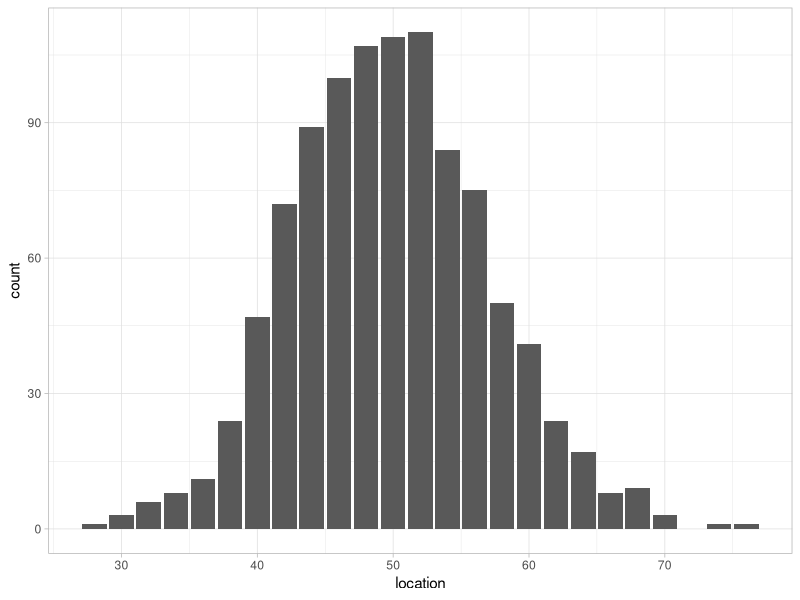
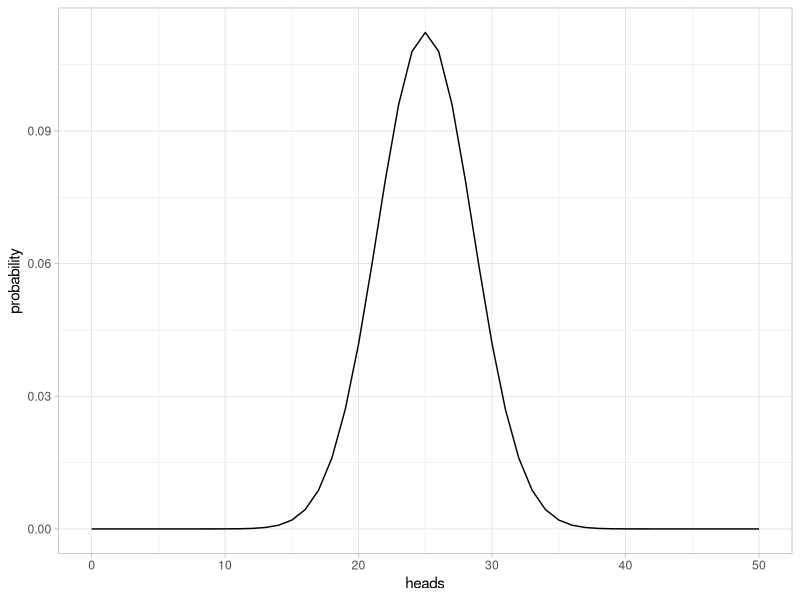
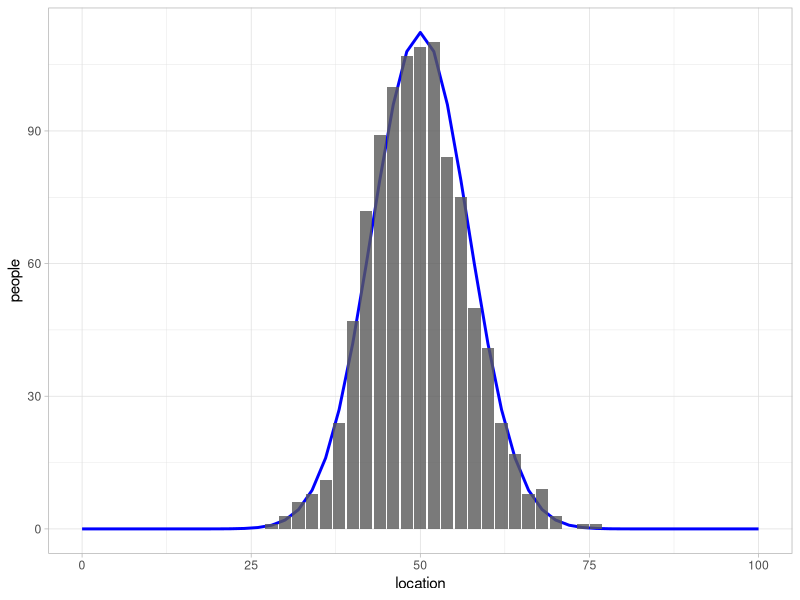
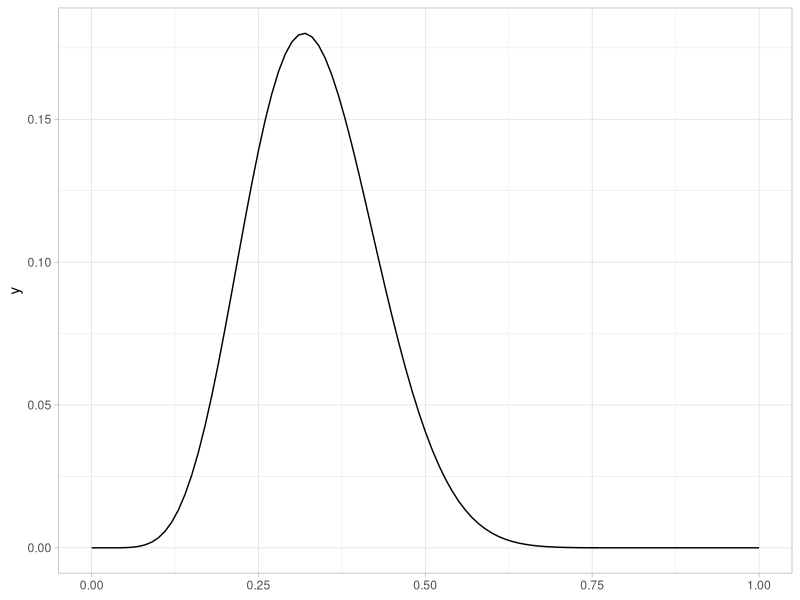

Source code (R) for these figures, in order:
library(tidyverse)
theme_set(theme_light())

# let's recap

# football field simulation people
# what happens as I change the number of people?

npeople <- 1000
nflips <- 50

foot_sims <- 
  expand_grid(person_id = 1:npeople,
              flip_id = 1:nflips) |> 
  mutate(flip = sample(c(-1,1),
                       replace = TRUE,
                       size = npeople*nflips, 
                       prob = c(.5, .5))) |>
  group_by(person_id) |> 
  summarize(location = sum(flip) + 50)

# plot
ggplot(foot_sims,
       aes(x = location)) +
  geom_bar()

# going to infinity using dbinom

# what we expect to happen
bin_probs <- tibble(
  heads = 0:50,
  probability = dbinom(heads, 50, .5) # we will say more soon
)
  
ggplot(bin_probs,
       aes(x = heads,
           y = probability)) +
  geom_line()

# convert probabilities into numbers of people
# convert heads into locations
bin_probs <- bin_probs |> 
  mutate(people = probability*npeople,
         location = (heads - (.5*nflips))*2 + 50 )

# collapsing down the simulated data
# "how many people at each location on the field?"
sim_loc_counts <- foot_sims |> 
  group_by(location) |> 
  summarize(people = n())

# overlay the two
ggplot(bin_probs,
       aes(x = location,
           y = people)) +
  geom_line(color = "blue",
            linewidth = 1) +
  geom_col(data = sim_loc_counts,
           mapping = aes(x = location,
                         y = people),
           alpha = .8)

### Likelihood ####
# probability: what will happen given that the world is LIKE THIS
# likelihood: what is likely true about the world given these data?

# back to sampling conservatives
# we got 737 conservatives out of 2247 respondents
# what does that mean about the "true" proportion?
# last time we got a confidence interval
# how does that relate to likelihood?

hyp_33 <- dbinom(737, 2247, .33)
hyp_32 <- dbinom(737, 2247, .32)

hyp_33 # prob of getting 737 cons from 2247 r's with p = .33
hyp_32 # prob of getting 737 cons from 2247 r's with p = .32

hyp_33 / hyp_32 # factor MORE LIKELY to be the correct value

hyp_328 <- dbinom(737, 2247, .328)
hyp_327 <- dbinom(737, 2247, .327)

hyp_328
hyp_327

hyp_328 / hyp_327

hyp_50 <- dbinom(737, 2247, .5)

hyp_33 / hyp_50

# plot likelihoods
# fool around with the sizes
ggplot() +
  xlim(c(0,1)) +
  geom_function(fun = \(prob) dbinom(x = 7,
                                  size = 22,
                                  prob = prob))
  
